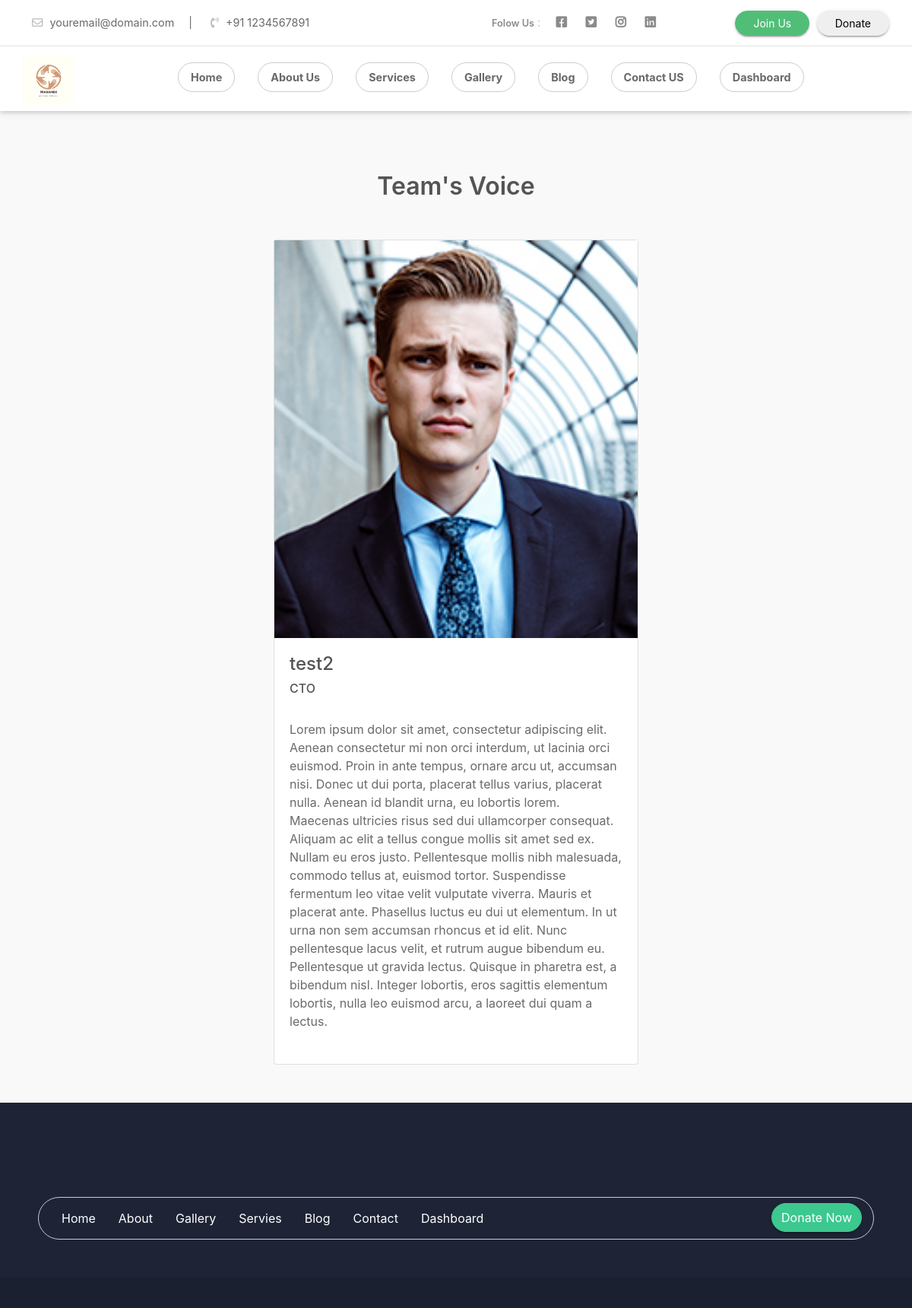
The page /home/team-details-card/2 on the database its author committed.
### home/models.py (models this page shows, shortened)
class Team(models.Model):
    name = models.CharField(max_length=300, blank=True)
    designation = models.CharField(max_length=300, blank=True)
    image = models.FileField(upload_to="team/", max_length=600, blank=True)
    about = models.TextField(blank=True)

### home/views.py (the view)
# urls.py: path('home/team-details-card/<int:pk>', views.teamdetailscard, name='teamdetailscard'),
def teamdetailscard(request, pk):
    team_obj = Team.objects.get(pk=pk)
    context = {
        'team_obj': team_obj
    }
    return render(request, 'team-details-card.html', context=context)

### templates/team-details-card.html
{% extends 'base.html' %}
{% block body %}
<section class="events">
    <div class="session-title row">
        <h2>Team's Voice</h2>
    </div>
    <div class="d-flex justify-content-center">
    <div class="card" style="width: 30rem;">
      <img src="{{team_obj.image.url}}" class="" alt="...">
      <div class="card-body">
          <div>
              <h4>{{team_obj.name}}</h4>
              <h6>{{team_obj.designation}}</h6>
          </div>
          <br>
          <div class="justify-content-center">
            {{team_obj.about | safe}}
          </div>
          <br>
      </div>
    </div>
        </div>
</section>
{% endblock %}

### static/assets/css/style.css (style rules this page uses)
* { margin: 0px; padding: 0px; list-style: none; }
img { max-width: 100%; }
html, body { height: 100%; }
p { margin-bottom: 0px; width: 100%; }
::placeholder { color: #747f8a !important; font-size: 13px; opacity: .5 !important; }
h1, h2, h3, h4, h5, h6 { color: #545454; }
body { background-color: #f1f1f145 !important; -webkit-font-smoothing: antialiased; -moz-osx-font-smoothing: grayscale; text-rendering: optimizeLegibility; color: #6A6A6A; overflow-x: hidden; }
.session-title { padding: 30px; margin: 0px; margin-bottom: 20px; }
.session-title h2 { width: 100%; text-align: center; font-weight: 600; margin-bottom: 0px; }
.events { background-color: #efefef2e; padding: 50px; }

### rows shown on the page
Team: image (picture), name "test2", designation "CTO", about "Lorem ipsum dolor sit amet, consectetur adipiscing elit. Aenean consectetur mi non orci interdum, ut lacinia orci euismod. Proin in ante tempus, ornare arcu ut, accumsan nisi. Donec ut dui porta, placerat tellus varius, placerat nulla. Aenean id blandit urna, eu lobortis lorem. Maecenas ultricies risus sed dui ullamcorper consequat. Aliquam ac elit a tellus congue mollis sit amet sed ex. Nullam eu eros justo. Pellentesque mollis nibh malesuada, commodo tellus at, euismod tortor. Suspendisse fermentum leo vitae velit vulputate viverra. Mauris et placerat ante. Phasellus luctus eu dui ut elementum. In ut urna non sem accumsan rhoncus et id elit. Nunc pellentesque lacus velit, et rutrum augue…"
